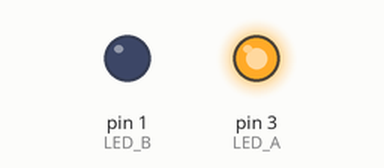
Recording of a sketch running on a simulated Arduino Uno, built with avr-gcc and run on an emulated ATmega328P. Parts: output pins drawn as LEDs (lit = HIGH).

Above: at 0.5 s.
At 4.5 s:
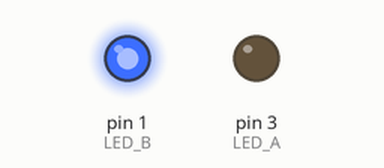
Timing chart, 0 to 6.9 s (numbered marks = the images above):
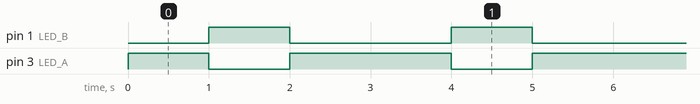

Measured:
- by itself, pin 1 (LED_B): alternates HIGH for 1.0 s and LOW for 2.0 s
- by itself, pin 3 (LED_A): repeats every 3.0 s: LOW 1.0 s, HIGH 2.0 s
- by itself, everything shown: repeats every 3.0 s, in 4 steps

The sketch:

attiny-blink.ino.ino
```cpp
#define LED_A 3
#define LED_B 1
#define LED_C 3

void setup() {
  pinMode(LED_A, OUTPUT);
  pinMode(LED_B, OUTPUT);
  pinMode(LED_C, OUTPUT);
}

// the loop function runs over and over again forever
void loop() {
  digitalWrite(LED_A, HIGH);
  delay(1000);
  digitalWrite(LED_A, LOW);

  digitalWrite(LED_B, HIGH);
  delay(1000);
  digitalWrite(LED_B, LOW);

  digitalWrite(LED_C, HIGH);
  delay(1000);
  digitalWrite(LED_C, LOW);
}
```
